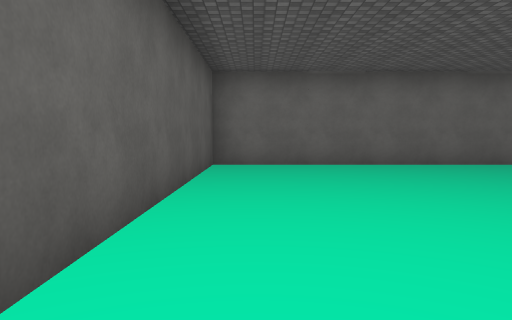
View 1 (above)

24 first-person views from a walk through a scene from a Unity 3-D project. The camera is 1.4 m above the floor, tilts 4° down and sees 70° across. The floor is counted in squares, 2 m on a side. Each view is taken from the middle of a square. On the plan, view 1 faces up. The plan holds only what a view shows up to about 11 squares ahead; the rest is blank. The place goes on beyond the plan. The player character is not drawn. Surface patterns are stand-ins for the level's own textures.

View 2
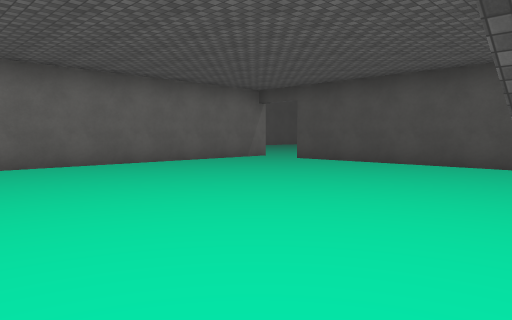

View 3
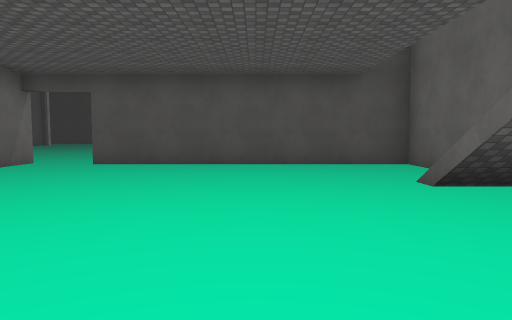

View 4
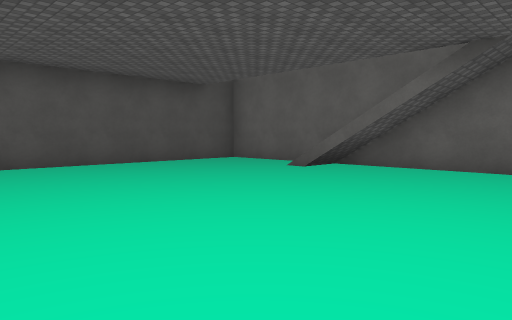

View 5
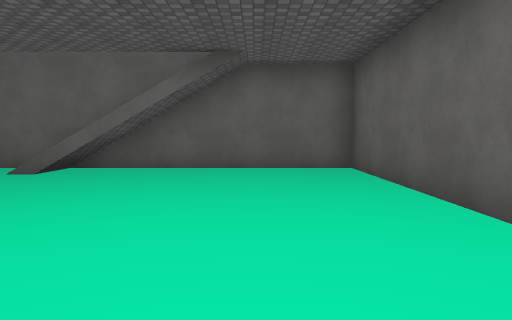

View 6
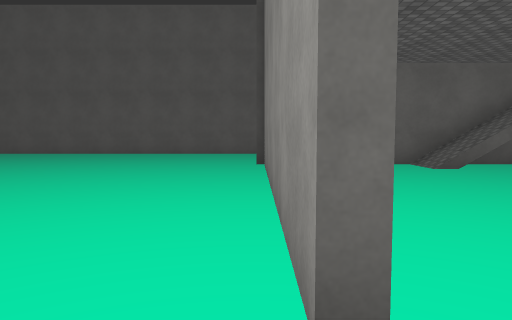

View 7
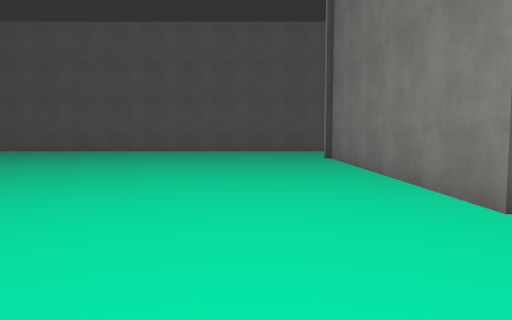

View 8
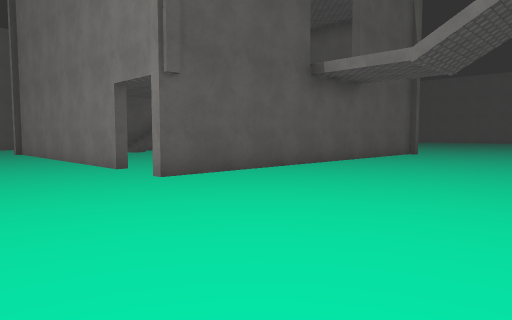

View 9
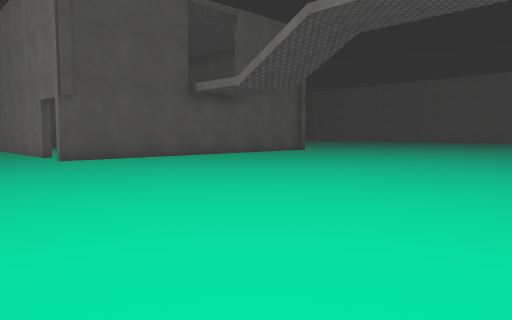

View 10
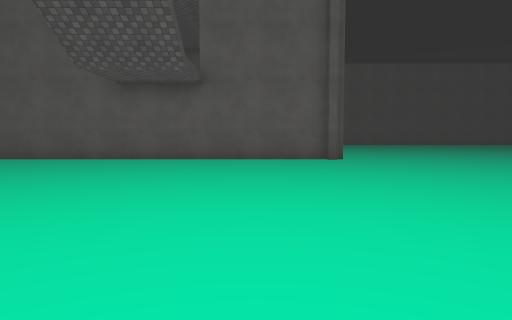

View 11
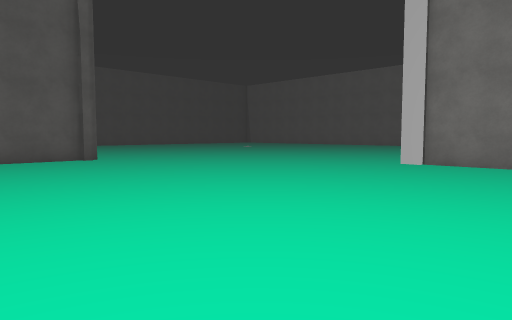

View 12
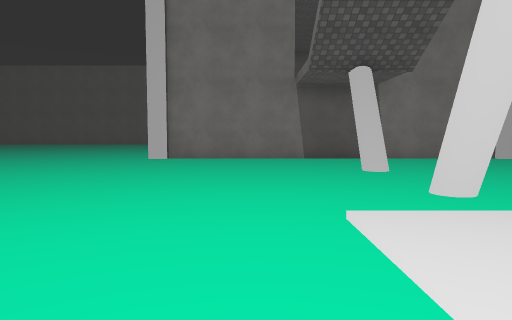

View 13
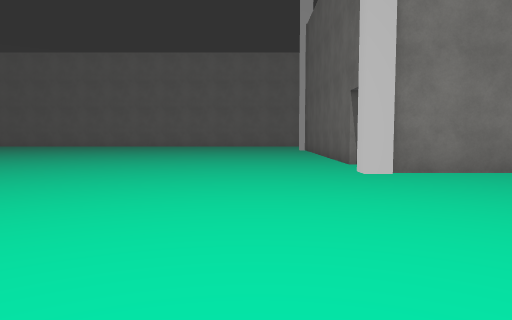

View 14
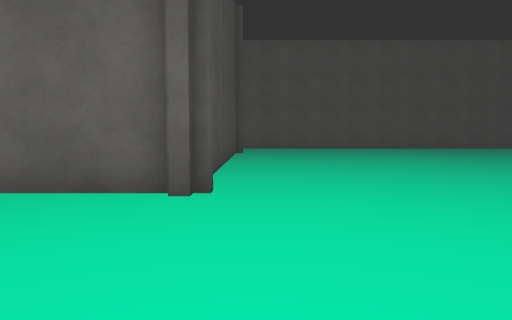

View 15
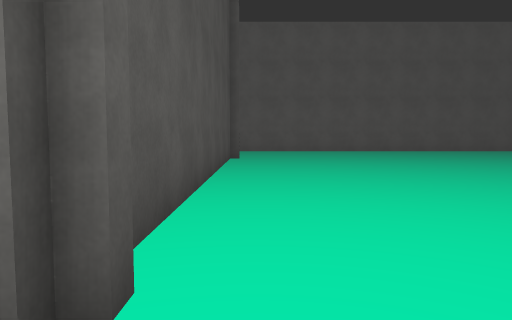

View 16
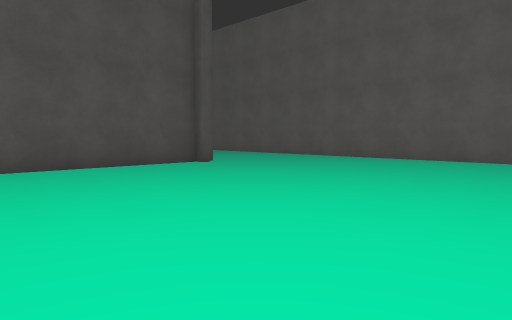

View 17
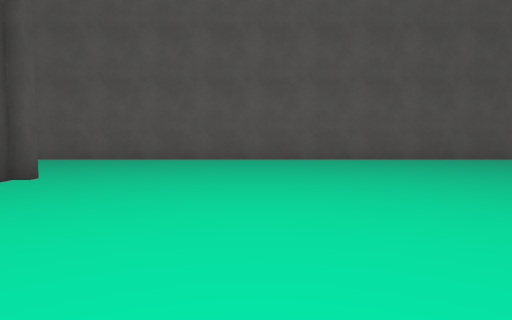

View 18
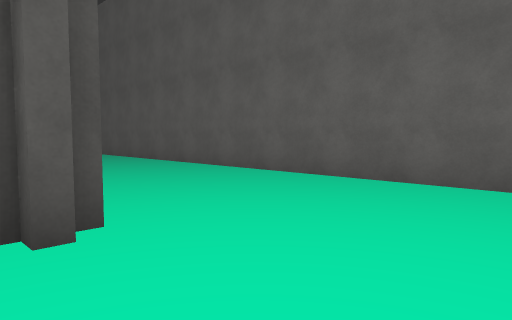

View 19
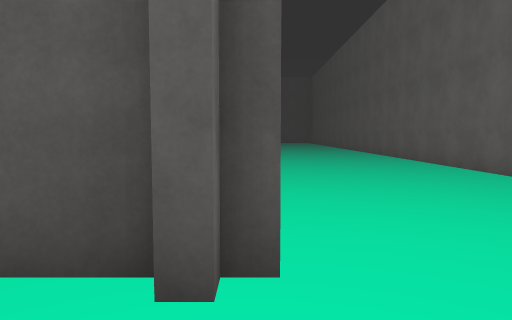

View 20
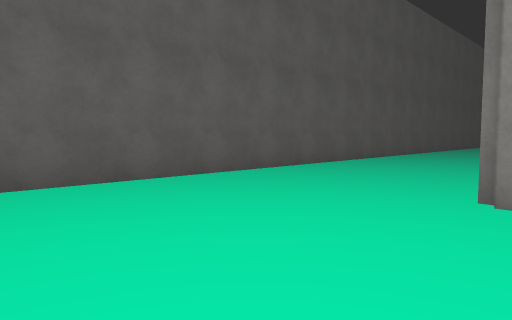

View 21
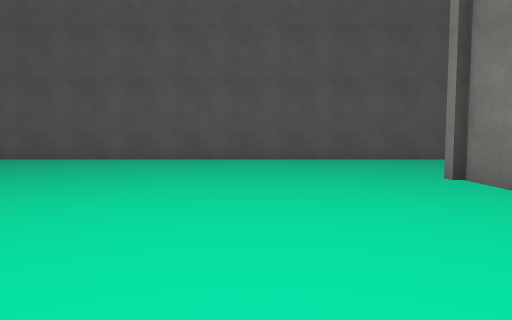

View 22
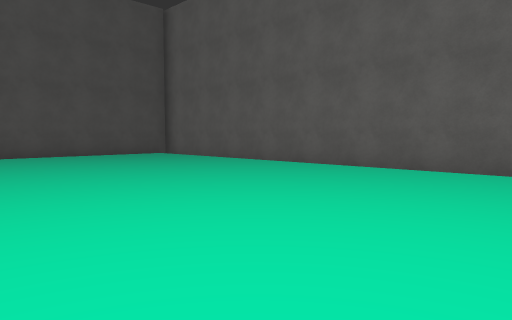

View 23
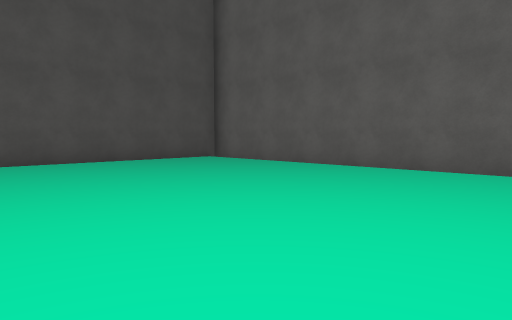

View 24
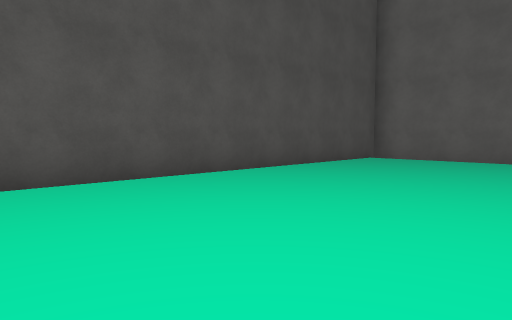

### Floor plan
Points are (right, up) in squares from view 1. A wall is a line through its corners. A room is listed if a view was taken in it or the views show most of it. See-through windows are left out.
Room 1 (views 1, 2, 3, 4, 5)
walls: (9, 8.4) (-1, 8.4) (-1, -0.6) (8.6, -0.6) (8.6, 6.9)
ways out: opening at (9, 7.5) to room 2
Room 2 (views 6, 7, 8, 9, 10, 11, 12, 13, 14, 15, 16, 17, 18, 19, 20, 21, 22, 23, 24)
walls: (8.8, 6.9) (8.8, -0.6); (-1.1, 8.7) (9, 8.7); (-1.3, -0.6) (-1.3, 7.9); (-6.4, 16.5) (-6.4, 15.9) (-7, 15.9); (-2.9, 21.3) (-3.2, 21.1) (-3.6, 21); (-2.9, 21.3) (-3.5, 21); (-8.4, 16.2) (-11.1, 16.2); (-6.6, 21.5) (-6.6, 16.4); (27.4, -5.2) (27.4, 4.1); (-11.5, -5.6) (27, -5.6)
ways out: opening at (9, 7.5) to room 1; opening at (-8, 16)

Where each view was taken, in squares from view 1:
view 1: 0 up, 0 right, facing up
view 2: 0 up, 0 right, facing up-right
view 3: 3 up, 0 right, facing right
view 4: 7 up, 0 right, facing down-right
view 5: 7 up, 1 right, facing down
view 6: 8 up, 9 right, facing down
view 7: 10 up, 11 right, facing down
view 8: 14 up, 12 right, facing down-left
view 9: 19 up, 12 right, facing down-left
view 10: 19 up, 1 right, facing down
view 11: 20 up, 3 right, facing down-left
view 12: 19 up, 4 right, facing left
view 13: 14 up, 0 right, facing left
view 14: 13 up, 2 left, facing down
view 15: 10 up, 2 left, facing down
view 16: 5 up, 9 left, facing down-right
view 17: 5 up, 5 left, facing down
view 18: 0 up, 4 left, facing down-right
view 19: 1 down, 3 left, facing right
view 20: 0 up, 13 right, facing down-left
view 21: 5 up, 12 right, facing down
view 22: 2 up, 15 right, facing down-right
view 23: 2 up, 18 right, facing down-right
view 24: 5 up, 22 right, facing down-right
